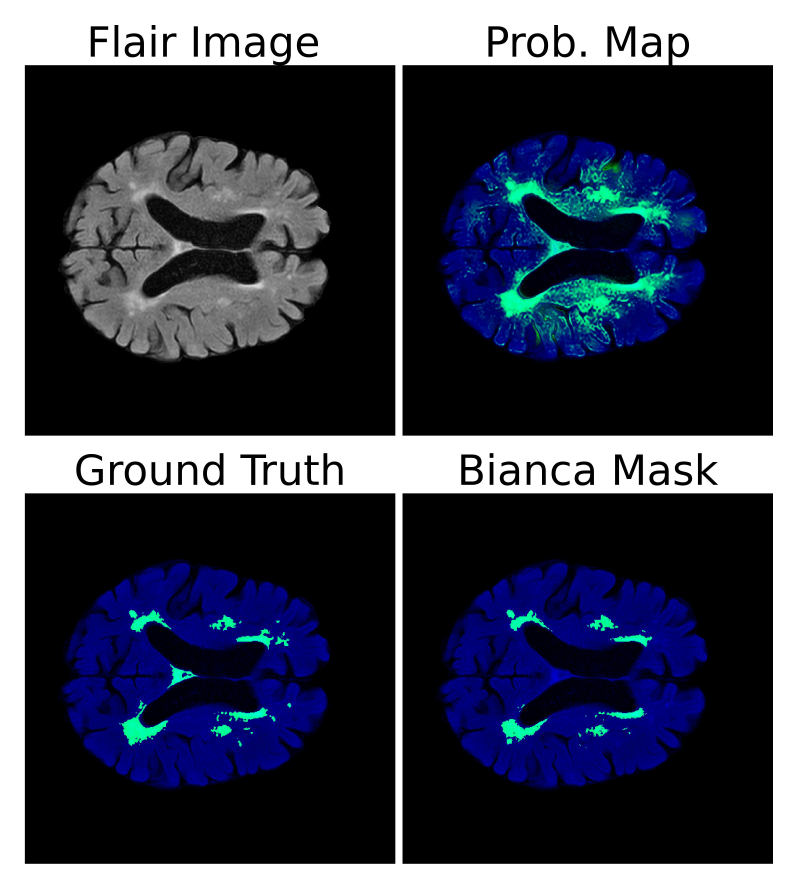
#> input picture images/image_1.jpg, 4787 x 5332 px (shown at 1/6 size); its folder holds only this picture in this run
$ python -i bianca_preprocess.py   (imports and definitions only)
#> lines starting #> are read from the running program, lines starting #| are printed output that depends on the picture
#!/usr/bin/env python3
# -*- coding: utf-8 -*-
"""
Created on Mon Apr  3 15:36:57 2023

@author: temuuleu
"""

import os
from os import listdir
from os.path import join, basename
from nipype import Node, Workflow
from nipype.interfaces.fsl import Reorient2Std
from nipype.interfaces.fsl import SliceTimer, MCFLIRT, Smooth, BET,ApplyXFM,ConvertXFM
from nipype.interfaces.fsl import ApplyXFM


from nipype.interfaces.ants.segmentation import BrainExtraction

import pandas as pd
from subprocess import run,call
import nibabel as nib
import numpy as np
import skimage.transform as skTrans
from scipy.ndimage import rotate

from pathlib import Path

import matplotlib.pyplot as plt
from nipype.interfaces.ants import N4BiasFieldCorrection

import subprocess


# [69 lines left out: functions run_bianca, create_masterfile, not called in this run]


def preprocess_subject(data):

    null_image_name     ="flair_null.nii.gz"
    controll_image_name ="flair_controll.nii.gz"
    null_mask_name      ="mask_null.nii.gz"


    subject,data_location_table_df,data_dict=data

    data_preprocessed_set  = data_dict["data_preprocessed_set"]
    standard_space_flair  = data_dict["standard_space_flair"]


    subject_df = pd.DataFrame(index=(1,))

    subject_row   = data_location_table_df[data_location_table_df["subject"] == subject]

    subject = subject_row["subject"].values[0]
    original_patien_name = subject_row["original_patien_name"].values[0]

    name_mask = subject_row["name_mask"].values[0]
    path_mask = subject_row["path_mask"].values[0]
    name_null_image = subject_row["name_null_image"].values[0]
    path_null_image = subject_row["path_null_image"].values[0]
    name_flair_image = subject_row["name_flair_image"].values[0]
    path_flair_image = subject_row["path_flair_image"].values[0]
    mprage_pp = subject_row["mprage_pp"].values[0]
    mprage_volume = subject_row["mprage_volume"].values[0]
    path_mprage_pp = subject_row["path_mprage_pp"].values[0]
    mprage = subject_row["mprage"].values[0]
    path_mprage = subject_row["path_mprage"].values[0]

    # Get column names with NaN values
    nan_columns = subject_row.columns[subject_row.isna().any()].tolist()

    subject_dir = data_preprocessed_set / subject
    subject_dir.mkdir(parents=True, exist_ok=True)

    null_image_path         = subject_dir / null_image_name
    controll_image_path     = subject_dir / controll_image_name

    null_mask_image_path     = subject_dir / null_mask_name


    subject_df  = subject_row

    #subject_df["subject"] = subject


    #if null image is not found create own with the help of the mask
    if "name_null_image" in  nan_columns and not "name_mask" in nan_columns:
        #print(f"NaN values detected in {nan_columns} for {subject}")
        create_null_image(path_mask,path_flair_image,null_image_path )

    elif not "name_null_image" in  nan_columns:
        subject_dir = data_preprocessed_set / subject
        subject_dir.mkdir(parents=True, exist_ok=True)
        subprocess.run(["cp", path_null_image, null_image_path], check=True)


    subject_df["null_image_path"] = null_image_path

    #check for missing rage
    #if copy the controll flair image
    if not "path_flair_image" in  nan_columns:
        #print(f"NaN values detected in {nan_columns} for {subject}")
        subprocess.run(["cp", path_flair_image, controll_image_path], check=True)


    subject_df["controll_image_path"] = controll_image_path


    #check for missing rage
    #if copy the controll flair image
    if not "path_mask" in  nan_columns:
        #print(f"NaN values detected in {nan_columns} for {subject}")
        subprocess.run(["cp", path_mask, null_mask_image_path], check=True)

    #check for missing rage
    #if copy the controll flair image
    if "path_mask" in  nan_columns and not "name_null_image" in  nan_columns:
        #print(f"NaN values detected in {nan_columns} for {subject}")
        create_null_mask(path_null_image,path_flair_image,null_mask_image_path )


    #check for missing rage
    #if null image is not found create own with the help of the mask
    if not "mprage_volume" in  nan_columns:
        #print(f"NaN values detected in {nan_columns} for {subject}")
        subject_df["mprage_volume"] = mprage_volume


    controll_pp_path,flair_MNI_xfm_path   =  preprocess_image(controll_image_path,
                                                           subject_dir,
                                                           "controll",
                                                           standard_space_flair)

    null_pp_path,flair_MNI_xfm_path   =  preprocess_image(null_image_path,
                                                          subject_dir,
                                                          "null",
                                                          standard_space_flair)

    subject_df["controll_pp_path"] = controll_pp_path
    subject_df["null_pp_path"]     = null_pp_path
    subject_df["mni_matrix"]       = flair_MNI_xfm_path

    flair_segmentation             = segment_image(controll_pp_path)
    subject_df["csb_fluid_path"]   = flair_segmentation["csb_fluid"]["path"]

    th_csb                    = 0.99
    minimum_clustersize_csb   = 3000
    th_csb_str                = int(minimum_clustersize_csb)

    flair_csb_clustered_path = Path(os.path.dirname(flair_segmentation["csb_fluid"]["path"])) / f"csb_clustered_cs_{th_csb_str}.nii.gz"

    os.system(f"fslmaths {flair_segmentation['csb_fluid']['path']} -thr {th_csb} -bin {flair_csb_clustered_path}")
    os.system(f"cluster --in={flair_csb_clustered_path} --thresh=0.05 --oindex={flair_csb_clustered_path} --connectivity=6 --no_table --minextent={minimum_clustersize_csb}")

    subject_df["csb_fluid_clustered_path"]   = flair_csb_clustered_path


    #to mni space

    null_image_mni_name                   = "null_pp_mni.nii.gz"
    null_image_mni_path                   = subject_dir / null_image_mni_name

    controll_image_mni_name               = "controll_pp_mni.nii.gz"
    controll_image_mni_path               = subject_dir / controll_image_mni_name


    flair_csb_clustered_path_mni_name     = "csb_fluid_pp_mni.nii.gz"
    flair_csb_clustered_path_mni_path     = subject_dir / flair_csb_clustered_path_mni_name


    null_mask_mni_name                   = "null_mask_mni.nii.gz"
    null_mask_mni_path                   = subject_dir / null_mask_mni_name


    if not os.path.isfile(null_mask_mni_path):
        normal_mask_cmd = f"flirt -in {null_mask_image_path}  -ref {standard_space_flair}  -out {null_mask_mni_path} -init {flair_MNI_xfm_path} -applyxfm"
        os.system(normal_mask_cmd)


    if not os.path.isfile(null_image_mni_path):
        normal_mask_cmd = f"flirt -in {null_pp_path}  -ref {standard_space_flair}  -out {null_image_mni_path} -init {flair_MNI_xfm_path} -applyxfm"
        os.system(normal_mask_cmd)


    if not os.path.isfile(controll_image_mni_path):
        normal_mask_cmd = f"flirt -in {controll_pp_path}  -ref {standard_space_flair}  -out {controll_image_mni_path} -init {flair_MNI_xfm_path} -applyxfm"
        os.system(normal_mask_cmd)


    if not os.path.isfile(flair_csb_clustered_path_mni_path):
        normal_mask_cmd = f"flirt -in {flair_csb_clustered_path}  -ref {standard_space_flair}  -out {flair_csb_clustered_path_mni_path} -init {flair_MNI_xfm_path} -applyxfm"
        os.system(normal_mask_cmd)


    subject_df["null_image_mni_path"]                = null_image_mni_path
    subject_df["controll_image_mni_path"]            = controll_image_mni_path
    subject_df["flair_csb_clustered_path_mni_path"]  = flair_csb_clustered_path_mni_path
    subject_df["null_mask_mni_path"]                 = null_mask_mni_path


    return pd.DataFrame(subject_df)


# [268 lines left out: functions create_null_image, create_null_mask, segment_image, preprocess_image, not called in this run]

>>> import cv2
>>> picture = cv2.imread('../images/image_1.jpg', cv2.IMREAD_GRAYSCALE)
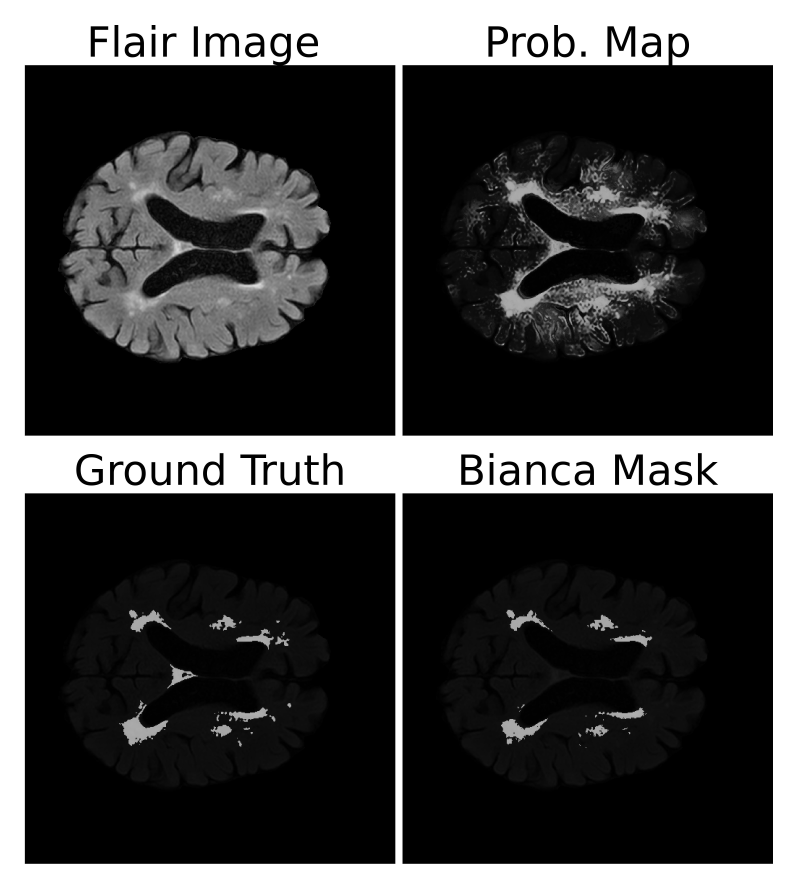
#> picture: shape (5332, 4787) (shown at 1/6 size); min 0, max 255, mean 65.5
#> (the run stopped early here; a loop or call above may not have finished)

$ run again, on images/1.PNG
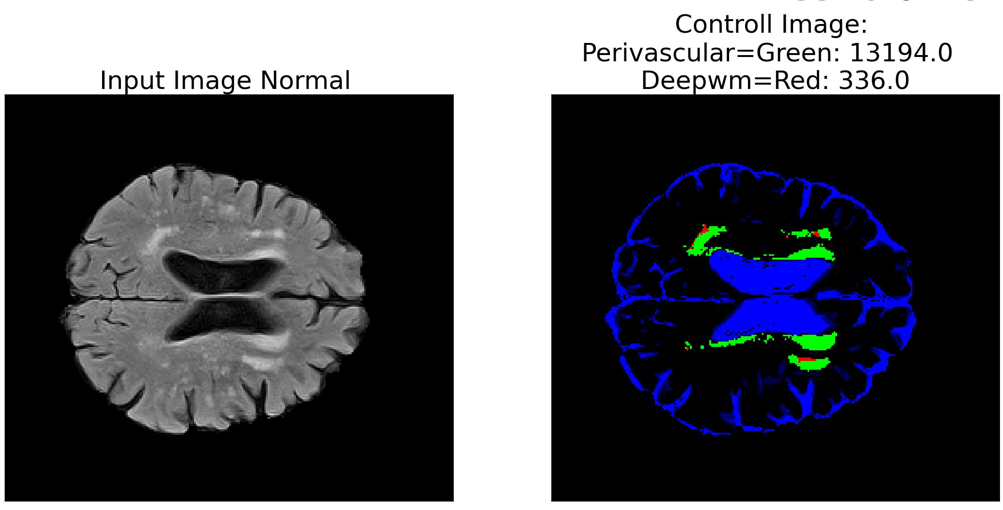
#> input picture images/1.PNG, 1003 x 510 px
#> `picture = cv2.imread('../images/image_1.jpg', cv2.IMREAD_GRAYSCALE)`:
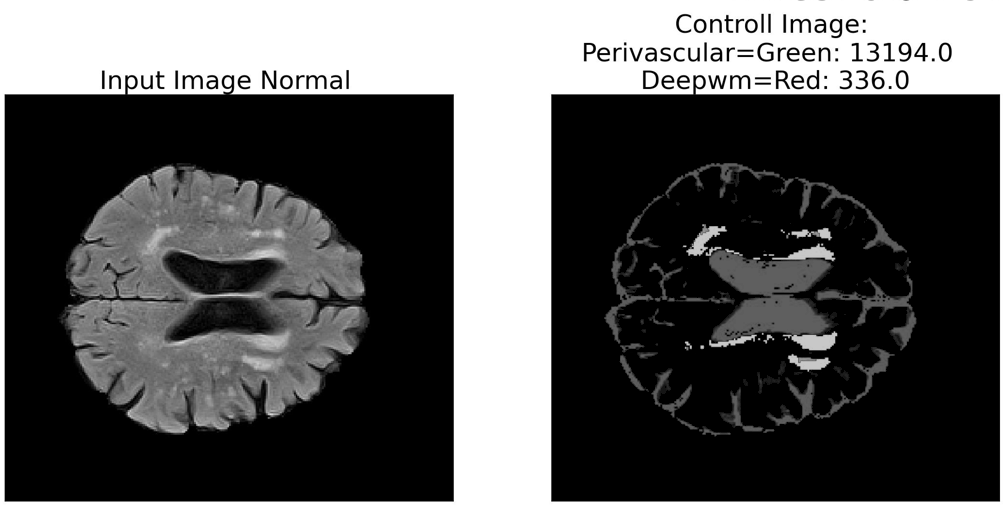
#> picture: shape (510, 1003); min 0, max 255, mean 86.1
